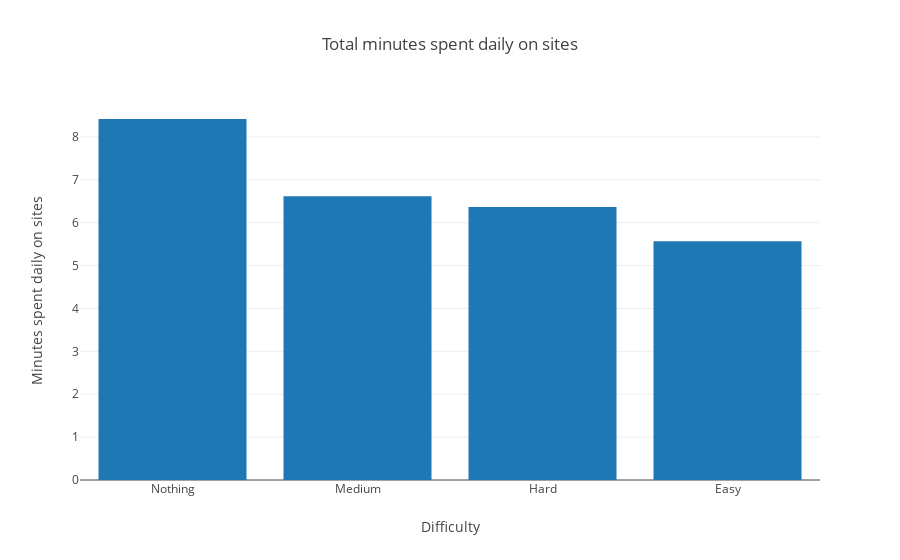

The notebook cell this image was saved under:
### Code cell
#from plot_utils import *
plot_dict_as_bar(condition_to_mlengths, title='Total minutes spent daily on sites', xlabel='Difficulty', ylabel='Minutes spent daily on sites', remap_labels={'survey_nochoice_nothing': 'Nothing', 'survey_nochoice_easy': 'Easy', 'survey_nochoice_medium': 'Medium', 'survey_nochoice_hard': 'Hard'})

### Figure 1 — Plotly figure (JSON) as saved in the notebook; plotly's stock layout.template omitted (floating-point values rounded to 4 significant figures)
{"data": [{"type": "bar", "uid": "3cf08721-94f9-4a13-bd9b-335e6e8341e3", "x": ["Nothing", "Medium", "Hard", "Easy"], "y": [8.417, 6.617, 6.367, 5.567]}], "layout": {"title": {"text": "Total minutes spent daily on sites"}, "xaxis": {"title": {"text": "Difficulty"}}, "yaxis": {"title": {"text": "Minutes spent daily on sites"}}}}
